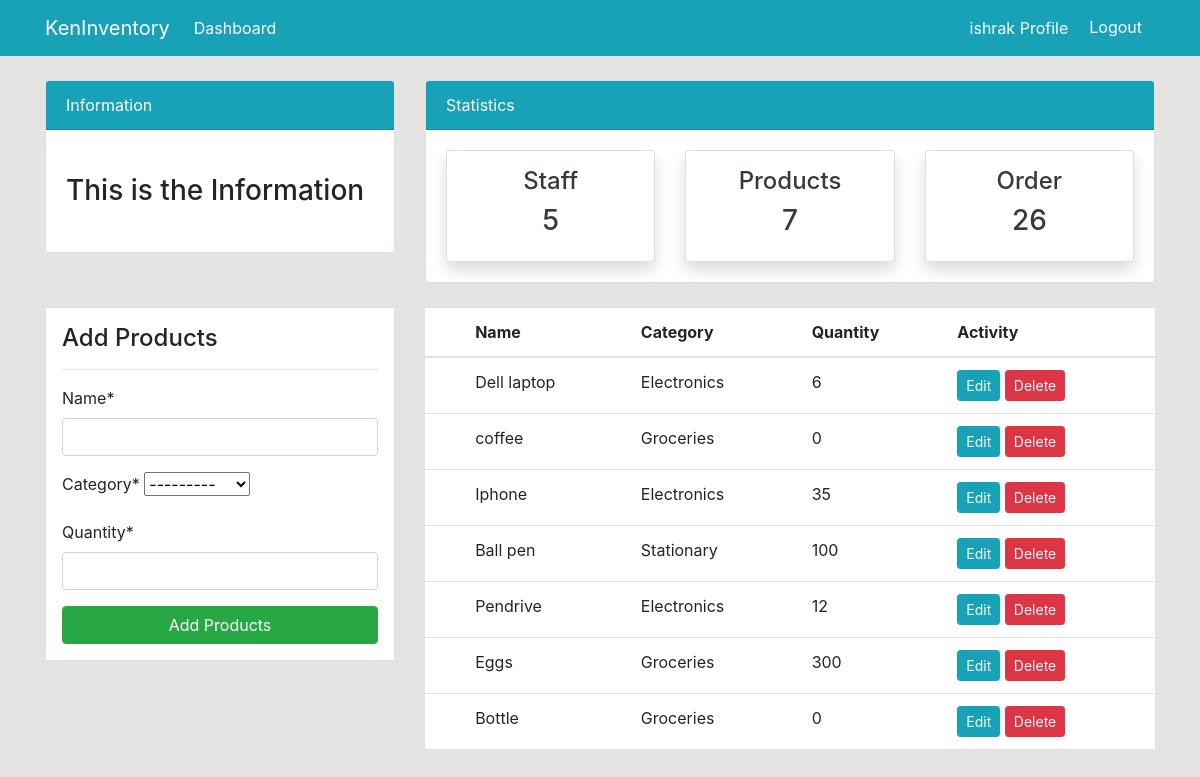
/product/ (signed in), run on the app's committed database.
### dashboard/models.py (models this page shows, shortened)
class Products(models.Model):
    name=models.CharField(max_length=100,null=True)
    category=models.CharField(max_length=200,choices=CATEGORY,null=True)
    quantity=models.PositiveIntegerField(null=True)

### dashboard/views.py (the view)
# urls.py: path('product/',views.product,name='dashboard-product'),
@login_required
def product(request):
    items = Products.objects.all()
    products_count=items.count()
    workers_count=User.objects.all().count()
    orders_count=Order.objects.all().count()
    if request.method =="POST":
        form=ProductForm(request.POST)
        if form.is_valid():
            form.save()
            product_name=form.cleaned_data.get('name')
            messages.success(request,f'{product_name} has been added')
            return redirect('dashboard-product')
    else:
        form=ProductForm()
    context={
        'items':items,
        'form':form,
        'workers_count':workers_count,
        'orders_count':orders_count,
        'products_count':products_count,
              }
    return render(request,"dashboard/product.html",context)

### dashboard/forms.py
class ProductForm(forms.ModelForm):
    class Meta:
        model=Products
        fields=['name','category','quantity']

### templates/dashboard/product.html (shortened to what this page needs)
{% extends 'partials/base.html' %}
 {% load crispy_forms_tags %}
{% block content %}
 {% include 'partials/topnav.html' %}
    <div class="container">
          <div class="row my-4">
                <div class="col-md-4">
                  <div class="border bg-white p-3">
                    <h4>Add Products</h4>
                    <hr>
                    <form method="POST">
                      {{form | crispy}}
                      <input class="btn btn-success btn-block" type="submit" value="Add Products">
                    </form>
                  </div>
                </div>
                <div class="col-md-8">
                  <table class="table bg-white">
  <thead class="bg-info">
    <tr class='bg-white'>
      <th scope="col"></th>
      <th scope="col">Name</th>
      <th scope="col">Category</th>
      <th scope="col">Quantity</th>
      <th scope="col">Activity</th>
    </tr>
  </thead>
  <tbody>
    {% for item in items %}
    <tr>
      <th scope="row"></th>
      <td>{{ item.name }}</td>
      <td>{{ item.category }}</td>
      <td>{{ item.quantity }}</td>
      <td>
        <a class="btn btn-info btn-sm" href="{% url 'dashboard-product-update' item.id %}">Edit</a>
        <a class="btn btn-danger btn-sm" href="{% url 'dashboard-product-delete' item.id %}">Delete</a>
      </td>
    </tr>
    {% endfor %}
  </tbody>
</table>
{% endblock%}

### templates/partials/base.html (shortened to what this page needs)
{% load static %}
<!doctype html>
<html lang="en">
  <head>
    <link rel="stylesheet" href="https://cdn.jsdelivr.net/npm/bootstrap@4.6.2/dist/css/bootstrap.min.css">
    <link rel="stylesheet" href="{% static '/style.css' %}">
  </head>
  <body>
    {% include 'partials/nav.html' %}
    {% block content %}
    {% endblock%}
  </body>
</html>

### templates/partials/nav.html (shortened to what this page needs)
<nav class="navbar navbar-expand-lg navbar-info bg-info">
  {% if user.is_authenticated %}
      <div class="container">
        <a class="navbar-brand text-white" href="{% url 'dashboard-index' %}">KenInventory</a>
        <div class="collapse navbar-collapse" id="navbarSupportedContent">
          <ul class="navbar-nav mr-auto">
            <li class="nav-item active">
              <a class="nav-link text-white" href="{% url 'dashboard-index' %}"
                >Dashboard <span class="sr-only">(current)</span></a
              >
            </li>
          </ul>
          <ul class="navbar-nav ml-auto">
            <li class="nav-item active">
              <a class="nav-link text-white" href="{% url 'user-profile' %}"
                >{{user.username}} Profile <span class="sr-only">(current)</span></a
              >
            </li>
            <li class="nav-item">
              <form method="post" action="{% url 'logout' %}" style="display:inline;">
                  <button type="submit" class="btn btn-link text-white" style="text-decoration:none;">
                       Logout
                  </button>
              </form>
            </li>
          </ul>
          {% endif %}
        </div>
      </div>
    </nav>

### templates/partials/topnav.html (shortened to what this page needs)
    <div class="container">
      <div class="row mt-4">
        <div class="col-md-4">
          <div class="card">
            <div class="card-header bg-info text-white">Information</div>
            <div class="card-body">
              <marquee behavior="" direction="">
                <h3 class="my-4">This is the Information</h3>
              </marquee>
            </div>
          </div>
        </div>
        <div class="col-md-8">
          <div class="card">
            <div class="card-header bg-info text-white">Statistics</div>
            <div class="card-body">
              <div class="row">
                <div class="col-md-4">
                  <a class="text-decoration-none text-dark" href="{% url 'dashboard-staff' %}">
                    <div class="card my-card shadow text-center p-3">
                      <h4>Staff </h4>
                      <h3>{{ workers_count }}</h3>
                    </div>
                  </a>
                </div>
                <div class="col-md-4">
                  <a class="text-decoration-none text-dark" href="{% url 'dashboard-product' %}">
                    <div class="card my-card shadow text-center p-3">
                      <h4>Products </h4>
                      <h3>{{products_count}}</h3>
                    </div>
                  </a>
                </div>
                <div class="col-md-4">
                  <a class="text-decoration-none text-dark" href="{% url 'dashboard-order' %}">
                    <div class="card my-card shadow text-center p-3">
                      <h4>Order </i></h4>
                      <h3>{{orders_count}}</h3>
                    </div>
                  </a>
                </div>
              </div>
            </div>
          </div>
        </div>
      </div>
    </div>

### static/style.css (style rules this page uses)
body { background: rgb(230,227,227); }

### data on the page
Products: name "Dell laptop", category "Electronics", quantity "6"
Products: name "coffee", category "Groceries", quantity "0"
Products: name "Iphone", category "Electronics", quantity "35"
Products: name "Ball pen", category "Stationary", quantity "100"
Products: name "Pendrive", category "Electronics", quantity "12"
Products: name "Eggs", category "Groceries", quantity "300"
Products: name "Bottle", category "Groceries", quantity "0"

### other printed values
{{ user.username }} "ishrak"
{{ workers_count }} "5"
{{ products_count }} "7"
{{ orders_count }} "26"
